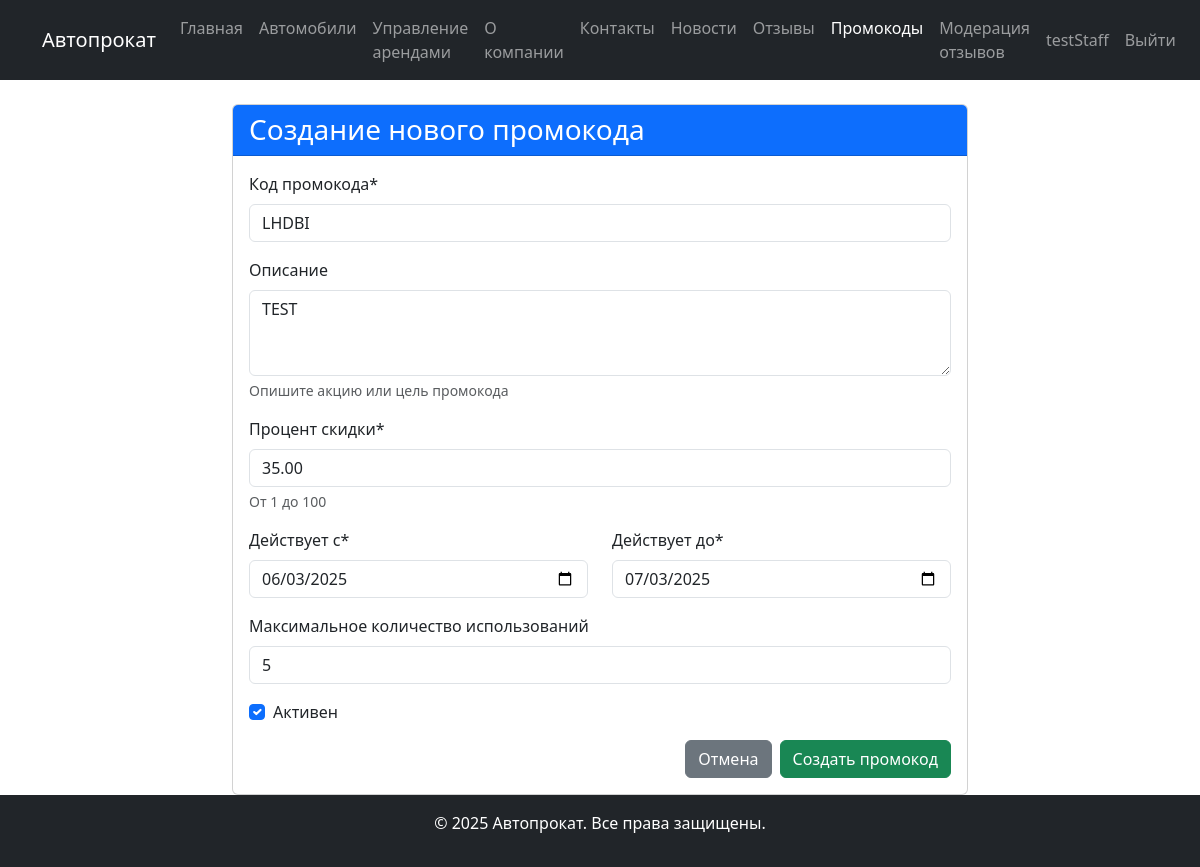
Screenshot of /rentals/promocodes/1/edit/ (signed in) with the database file from the repository.
### users/models.py (models this page shows, shortened)
class User(AbstractUser):
    ROLE_CHOICES = (
        ('staff', 'Сотрудник'),
        ('client', 'Клиент'),
        ('admin', 'Администратор')
    )
    role = models.CharField(
        max_length=10,
        choices=ROLE_CHOICES,
        default='client',
        verbose_name='Роль'
    )
    email = models.EmailField(unique=True, verbose_name='Электронная почта')
    last_name = models.CharField(max_length=100, verbose_name='Фамилия')
    first_name = models.CharField(max_length=100, verbose_name='Имя')
    middle_name = models.CharField(max_length=100, verbose_name='Отчество')
    date_of_birth = models.DateField(null=True, blank=True, verbose_name='Дата рождения')
    phone_regex = RegexValidator(
        regex=r'^\+37529\d{7}',
        message="Номер телефона должен быть в формате: '+37529XXXXXXX'."
    )
    phone = models.CharField(
        validators=[phone_regex],
        max_length=13,
        verbose_name='Телефон'
    )
    address = models.CharField(verbose_name='Адрес проживания')
    created_at = models.DateTimeField(auto_now_add=True, verbose_name='Дата создания')
    updated_at = models.DateTimeField(auto_now=True, verbose_name='Дата обновления')
    class Meta:
        verbose_name = 'Пользователь'
        verbose_name_plural = 'Пользователи'
    def has_role(self, role):
        return self.role == role

### rentals/models.py (models this page shows, shortened)
class PromoCode(models.Model):
    code = models.CharField(max_length=20, unique=True, verbose_name="Код")
    description = models.TextField(blank=True, verbose_name="Описание")
    discount_percentage = models.DecimalField(
        max_digits=5,
        decimal_places=2,
        validators=[MinValueValidator(0), MaxValueValidator(100)],
        verbose_name="Процент скидки",
    )
    valid_from = models.DateField(default=timezone.now, verbose_name="Действует с")
    valid_to = models.DateField(verbose_name="Действует до")
    is_active = models.BooleanField(default=True, verbose_name="Активен")
    max_uses = models.PositiveIntegerField(
        default=1, verbose_name="Максимальное количество использований"
    )
    current_uses = models.PositiveIntegerField(
        default=0, verbose_name="Текущее количество использований"
    )
    class Meta:
        verbose_name = "Промокод"
        verbose_name_plural = "Промокоды"

### rentals/views.py (the view, shortened to what this page needs)
# urls.py: path('promocodes/<int:pk>/edit/', views.PromoCodeUpdateView.as_view(), name='promocode_edit'),
@method_decorator(staff_required, name="dispatch")
class PromoCodeUpdateView(UpdateView):
    model = PromoCode
    form_class = PromoCodeForm
    template_name = "content/promocode_form.html"
    success_url = reverse_lazy("promocode_list")
    def get_context_data(self, **kwargs):
        context = super().get_context_data(**kwargs)
        context["is_update"] = True
        return context

### rentals/forms.py
class PromoCodeForm(forms.ModelForm):
    class Meta:
        model = PromoCode
        fields = ['code', 'description', 'discount_percentage', 'valid_from', 'valid_to', 'is_active', 'max_uses']
        widgets = {
            'valid_from': forms.DateInput(attrs={'type': 'date', 'class': 'form-control'}),
            'valid_to': forms.DateInput(attrs={'type': 'date', 'class': 'form-control'}),
            'code': forms.TextInput(attrs={'class': 'form-control'}),
            'description': forms.Textarea(attrs={'rows': 3, 'class': 'form-control'}),
            'discount_percentage': forms.NumberInput(attrs={'class': 'form-control', 'min': 0, 'max': 100}),
            'is_active': forms.CheckboxInput(attrs={'class': 'form-check-input'}),
            'max_uses': forms.NumberInput(attrs={'class': 'form-control', 'min': 1}),
        }
    def __init__(self, *args, **kwargs):
        super().__init__(*args, **kwargs)
        if not kwargs.get('instance'):
            self.fields['valid_from'].initial = timezone.now().date()
            self.fields['valid_to'].initial = (timezone.now() + timezone.timedelta(days=30)).date()

### authentication/context_processors.py (called while the page is built)
def user_role(request):
    context = {}
    if request.user.is_authenticated:
        try:
            context['is_staff_user'] = request.user.has_role('staff')
            context['is_admin_user'] = request.user.has_role('admin')
        except:
            context['is_staff_user'] = False
            context['is_admin_user'] = False
    return context

### templates/content/promocode_form.html (shortened to what this page needs)
{% extends 'base.html' %}
{% block content %}
    <div class="container mt-4">
        <div class="row">
            <div class="col-md-8 offset-md-2">
                <div class="card">
                    <div class="card-header bg-primary text-white">
                        <h3 class="mb-0">Создание нового промокода</h3>
                    </div>
                    <div class="card-body">
                        <form method="post">
                            <div class="mb-3">
                                <label for="{{ form.code.id_for_label }}" class="form-label">Код промокода*</label>
                                {{ form.code }}
                            </div>
                            <div class="mb-3">
                                <label for="{{ form.description.id_for_label }}" class="form-label">Описание</label>
                                {{ form.description }}
                                <div class="form-text">Опишите акцию или цель промокода</div>
                            </div>
                            <div class="mb-3">
                                <label for="{{ form.discount_percentage.id_for_label }}" class="form-label">Процент скидки*</label>
                                {{ form.discount_percentage }}
                                <div class="form-text">От 1 до 100</div>
                            </div>
                            <div class="row mb-3">
                                <div class="col-md-6">
                                    <label for="{{ form.valid_from.id_for_label }}" class="form-label">Действует с*</label>
                                    {{ form.valid_from }}
                                </div>
                                <div class="col-md-6">
                                    <label for="{{ form.valid_to.id_for_label }}" class="form-label">Действует до*</label>
                                    {{ form.valid_to }}
                                </div>
                            </div>
                            <div class="mb-3">
                                <label for="{{ form.max_uses.id_for_label }}" class="form-label">Максимальное количество использований</label>
                                {{ form.max_uses }}
                            </div>
                            <div class="mb-3 form-check">
                                {{ form.is_active }}
                                <label class="form-check-label" for="{{ form.is_active.id_for_label }}">Активен</label>
                            </div>
                            <div class="d-grid gap-2 d-md-flex justify-content-md-end">
                                <a href="{% url 'promocode_list' %}" class="btn btn-secondary">Отмена</a>
                                <button type="submit" class="btn btn-success">Создать промокод</button>
                            </div>
                        </form>
                    </div>
                </div>
            </div>
        </div>
    </div>
{% endblock %}

### templates/base.html (shortened to what this page needs)
<!DOCTYPE html>
<html lang="ru" class="h-100">
<head>
    <link href="https://cdn.jsdelivr.net/npm/bootstrap@5.3.0-alpha1/dist/css/bootstrap.min.css" rel="stylesheet">
    <link rel="stylesheet" href="https://cdn.jsdelivr.net/npm/bootstrap-icons@1.10.3/font/bootstrap-icons.css">
</head>
<body class="d-flex flex-column h-100">
<nav class="navbar navbar-expand-lg navbar-dark bg-dark">
    <div class="container">
        <a class="navbar-brand" href="{% url 'home' %}">Автопрокат</a>
        <div class="collapse navbar-collapse" id="navbarNav">
            <div class="navbar-nav" style="margin-right: 0 !important; padding-right: 0 !important;">
                <a class="nav-item nav-link {% if request.path == '/' %}active{% endif %}" href="{% url 'home' %}">Главная</a>
                <a class="nav-item nav-link {% if '/vehicles/' in request.path %}active{% endif %}" href="{% url 'vehicle_list' %}">Автомобили</a>
                {% if user.is_authenticated and is_staff_user %}
                    <a class="nav-item nav-link {% if '/rentals/staff/' in request.path %}active{% endif %}" href="{% url 'staff_rental_list' %}">Управление арендами</a>
                {% endif %}
                <a class="nav-item nav-link {% if '/about/' in request.path %}active{% endif %}" href="{% url 'about' %}">О компании</a>
                <a class="nav-item nav-link {% if '/contacts/' in request.path %}active{% endif %}" href="{% url 'contacts' %}">Контакты</a>
                <a class="nav-item nav-link {% if '/news/' in request.path %}active{% endif %}" href="{% url 'news_list' %}">Новости</a>
                <a class="nav-item nav-link {% if '/reviews/' in request.path %}active{% endif %}" href="{% url 'review_list' %}">Отзывы</a>
                <a class="nav-item nav-link {% if '/promocodes/' in request.path %}active{% endif %}" href="{% url 'promocode_list' %}">Промокоды</a>
                {% if is_staff_user or is_admin_user %}
                    <a class="nav-item nav-link {% if 'staff/reviews' in request.path %}active{% endif %}" href="{% url 'review_management' %}">Модерация отзывов</a>
                {% endif %}
            </div>
            <div class="navbar-nav ms-auto">
                {% if user.is_authenticated %}
                    <a class="nav-item nav-link" href="{% url 'profile' %}">{{ user.username }}</a>
                    <a class="nav-item nav-link" href="{% url 'logout' %}">Выйти</a>
                {% else %}
                    <a class="nav-item nav-link" href="{% url 'login' %}">Войти</a>
                    <a class="nav-item nav-link" href="{% url 'register' %}">Регистрация</a>
                {% endif %}
            </div>
        </div>
    </div>
</nav>
<main class="flex-shrink-0">
    {% block content %}{% endblock %}
</main>
<footer class="footer bg-dark text-white py-3 mt-auto">
    <div class="container text-center">
        <p>&copy; 2025 Автопрокат. Все права защищены.</p>
    </div>
</footer>
</body>
</html>

### rows the page displays
User: username "testStaff"
PromoCode: code "LHDBI", description "TEST", discount_percentage "35.00", valid_from "06/03/2025", valid_to "07/03/2025", max_uses "5", is_active "☑"
